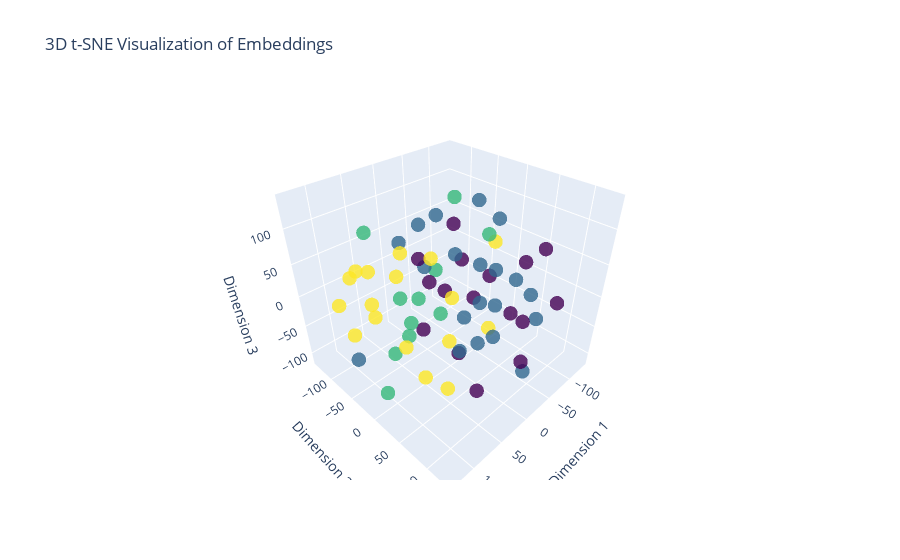

The code cell stored with this chart in its notebook:
### Markdown cell above
### Embedding analysis

### Code cell
# Get the first batch from the validation data
batch = next(iter(valid_loader))

# Extract the text and offsets from the batch
label, text, offsets = batch

# Send the data to the device (GPU if available)
text = text.to(device)
offsets = offsets.to(device)

# Get the embeddings bag output for the batch
embedded = model.embedding(text, offsets)

# Convert the embeddings tensor to a numpy array
embeddings_numpy = embedded.detach().cpu().numpy()

# Perform t-SNE on the embeddings to reduce their dimensionality to 3D.
X_embedded_3d = TSNE(n_components=3).fit_transform(embeddings_numpy)

# Create a 3D scatter plot using Plotly
trace = go.Scatter3d(
    x=X_embedded_3d[:, 0],
    y=X_embedded_3d[:, 1],
    z=X_embedded_3d[:, 2],
    mode='markers',
    marker=dict(
        size=5,
        color=label.numpy(),  # Use label information for color
        colorscale='Viridis',  # Choose a colorscale
        opacity=0.8
    )
)

layout = go.Layout(title="3D t-SNE Visualization of Embeddings",
                   scene=dict(xaxis_title='Dimension 1',
                              yaxis_title='Dimension 2',
                              zaxis_title='Dimension 3'))

fig = go.Figure(data=[trace], layout=layout)
fig.show()

### Figure 1 — Plotly figure (JSON) as saved in the notebook; plotly's stock layout.template omitted (floating-point values rounded to 4 significant figures)
{"data": [{"marker": {"color": [3, 0, 2, 0, 2, 3, 3, 0, 0, 2, 2, 3, 0, 0, 3, 1, 1, 3, 1, 2, 1, 1, 3, 1, 0, 3, 1, 3, 1, 1, 1, 3, 1, 1, 3, 0, 1, 0, 0, 3, 0, 1, 1, 3, 1, 0, 2, 0, 3, 1, 0, 2, 2, 2, 1, 1, 2, 3, 1, 0, 2, 3, 0, 3], "colorscale": [[0, "#440154"], [0.1111, "#482878"], [0.2222, "#3e4989"], [0.3333, "#31688e"], [0.4444, "#26828e"], [0.5556, "#1f9e89"], [0.6667, "#35b779"], [0.7778, "#6ece58"], [0.8889, "#b5de2b"], [1, "#fde725"]], "opacity": 0.8, "size": 5}, "mode": "markers", "type": "scatter3d", "x": [56.79, -31.63, 130.1, -0.5893, 90.46, -94.21, 128.8, -121.6, -69.6, 67.8, 30.26, -0.1684, 65.91, 27.7, 29.68, 9.538, -6.907, 103.8, -102.9, 35.89, -81.76, 117.8, 33.74, -23.77, -68.61, 40.25, 6.024, -26.31, -12.17, -37.6, -1.812, 79.46, -37.74, -27.97, 67.52, -80.45, -24.56, -48.69, 16.94, 89.25, -11.88, -115.1, -49.2, 103.5, -30.03, 70.85, -2.436, 12.38, 50.6, -96.11, -134.6, 41.14, -57.92, -61.68, -78.88, -76.42, 59.5, 123.4, -28.0, -99.71, 47.77, -24.73, 14.43, 10.46], "y": [-94.96, -11.4, 24.27, -58.18, 22.11, -10.35, -33.47, -36.01, -82.93, -39.79, 4.446, 68.1, 78.24, 64.02, -74.79, 57.56, -111.3, -106.2, 68.23, 17.97, 42.41, -52.65, -136.1, 107.5, 115.7, -49.08, 124.9, -24.01, -73.38, 44.41, -27.6, 0.8023, -93.34, 26.3, 62.18, -74.82, -5.917, 82.5, 129.4, -93.84, 88.5, -18.41, -21.14, -53.68, 47.81, 21.45, -68.26, -27.31, 1.608, -86.37, 19.67, -34.16, -51.06, 8.137, 11.94, -17.51, -30.47, 2.564, 18.1, 70.77, -113.1, -64.51, 63.99, 7.66], "z": [-52.83, 41.94, -58.66, -87.25, 4.951, -111.4, -4.639, -37.3, -63.27, -79.02, 60.96, 112.5, -0.9049, 49.64, 13.58, -34.85, 36.78, -12.86, -53.39, 5.438, 11.41, -64.87, -5.098, -72.94, 18.03, 65.55, 73.48, -24.48, 77.22, -61.37, 110.5, -33.63, -9.152, -7.277, -70.05, 53.34, -112.4, -19.02, -12.82, 30.31, 18.57, 69.27, -70.92, 65.64, 53.18, 101.0, -36.57, 19.44, -107.2, -9.026, 6.183, -36.76, 109.3, 75.18, -46.63, 11.18, 15.63, 57.67, 136.2, 63.35, 72.82, 23.33, -113.6, -62.44]}], "layout": {"scene": {"xaxis": {"title": {"text": "Dimension 1"}}, "yaxis": {"title": {"text": "Dimension 2"}}, "zaxis": {"title": {"text": "Dimension 3"}}}, "title": {"text": "3D t-SNE Visualization of Embeddings"}}}
